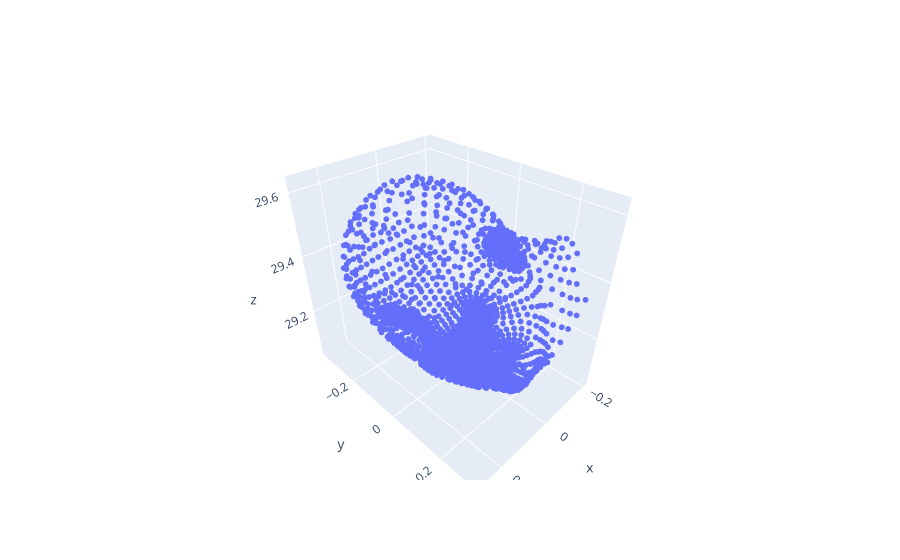

Write notebook code for a chart like this one.
### Code cell
fig = go.Figure()
fig.add_trace(go.Scatter3d(
    x=deca_deformed_mesh_filter[:, 0],
    y=deca_deformed_mesh_filter[:, 1],
    z=deca_deformed_mesh_filter[:, 2],
    mode='markers',
    marker=dict(size=2),
))
fig.update_layout(scene_dragmode='orbit')
fig.show()

### Figure 1 — Plotly figure (JSON) as saved in the notebook; plotly's stock layout.template omitted (floating-point values rounded to 4 significant figures; data arrays with more than 128 entries replaced by an {"elided": "..."} marker saying what was removed)
{"data": [{"marker": {"size": 2}, "mode": "markers", "type": "scatter3d", "x": {"elided": "4069 float values"}, "y": {"elided": "4069 float values"}, "z": {"elided": "4069 float values"}}], "layout": {"scene": {"dragmode": "orbit"}}}
